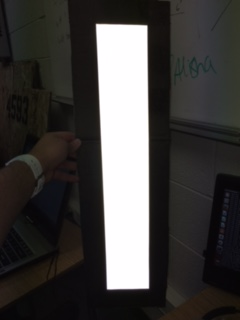
#> input picture image1.jpg, 240 x 320 px
$ python detectshapes.py image1.jpg   (older library calls are emulated)
#> lines starting #> are read from the running program, lines starting #| are printed output that depends on the picture; after the words box and inside, x2 and y2 are one past the last pixel; in counts of white or black regions, pixels touching at a corner belong together
import cv2 as cv
import numpy as np
import sys as BUTTLORD

if __name__ == "__main__":
	im = cv.imread(BUTTLORD.argv[1])
#> im is the input picture: shape (320, 240, 3); mean B, G, R 62.9, 64.2, 66.2
	img = cv.cvtColor(im, cv.COLOR_BGR2GRAY)
	ret, thresh = cv.threshold(img,127,255,0)
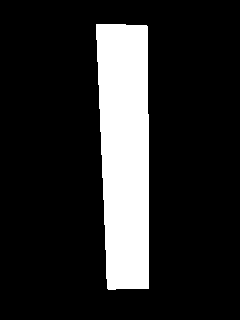
#> thresh: shape (320, 240); 16.2% white; 1 white region
	dumb, contours, h = cv.findContours(thresh, cv.RETR_EXTERNAL, cv.CHAIN_APPROX_SIMPLE)
#> contours = 1 contour; box (x1, y1, x2, y2) and area: (96, 24, 149, 290) 12166; h = [[-1, -1, -1, -1]]

	for contour in contours:
		rect = cv.minAreaRect(contour)
		box = cv.boxPoints(rect)
		box = np.int0(box)
		cv.drawContours(im, [box], 0, (0,0,255), 2)
#> this loop made 1 pass
#> (rect, box) on pass 1: (((122.9, 156.3), (51.14, 265.2), -0.651), [[98, 289], [95, 24], [146, 23], [149, 288]])
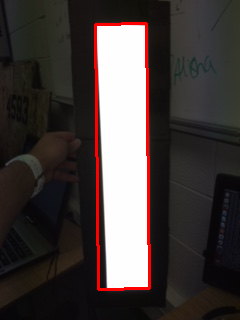
#> im: shape (320, 240, 3); 2.47% of pixels changed, all inside (x1, y1, x2, y2) = (94, 22, 151, 291)

	# [4 lines of commented-out code are left out]

	cv.imwrite('output.jpg',im)

	'''cnt = contours[0]
	M = cv.moments(cnt)
	print M

	cx = int(M['m10']/M['m00'])
	cy = int(M['m01']/M['m00'])

	area = cv2.contourArea(cnt)

	perimeter = cv2.arcLength(cnt,True)

	epsilon = 0.1*cv.arcLength(cnt,True)
	approx = cv.approxPolyDP(cnt,epsilon,True)'''

$ run again, on image3.jpg
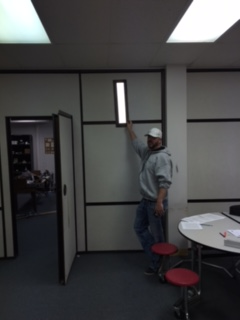
#> input picture image3.jpg, 240 x 320 px
#> im is the input picture: shape (320, 240, 3); mean B, G, R 69, 68.1, 68.3
#> `ret, thresh = cv.threshold(img,127,255,0)`:
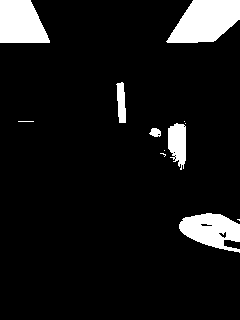
#> thresh: shape (320, 240); 8.6% white; 12 white regions (6 under 20 px)
#> contours = 12 contours, 6 with area under 20; largest, box (x1, y1, x2, y2) and area: (166, 0, 240, 43) 2180, (0, 0, 50, 43) 1674, (179, 213, 240, 253) 1492, (168, 123, 186, 170) 572, (116, 82, 126, 123) 255, (149, 128, 161, 137) 65; h = [[1, -1, -1, -1], [2, 0, -1, -1], [3, 1, -1, -1], [4, 2, -1, -1], [5, 3, -1, -1], [6, 4, -1, -1], [7, 5, -1, -1], [8, 6, -1, -1], [9, 7, -1, -1], [10, 8, -1, -1], [11, 9, -1, -1], [-1, 10, -1, -1]]
#> the loop `for contour in contours:` made 12 passes
#> (rect, box) on passes 2 to 5: (((211, 229.1), (33.41, 64.65), -77.47), [[238, 252], [175, 238], [183, 205], [246, 219]]), (((162.7, 153.7), (2.2, 5.2), -53.13), [[164, 156], [160, 153], [161, 151], [165, 154]]), (((164, 150), (0, 0), -90), [[164, 150], [164, 150], [164, 150], [164, 150]]), (((155.4, 132.2), (8.05, 10.73), -63.43), [[158, 138], [148, 133], [152, 126], [162, 131]])
#> after the loop `for contour in contours:`:
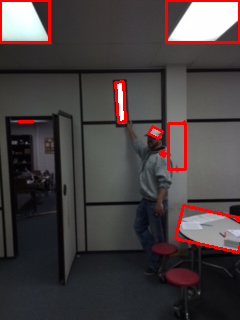
#> im: shape (320, 240, 3); 3.04% of pixels changed, all inside (x1, y1, x2, y2) = (0, 0, 240, 254)
